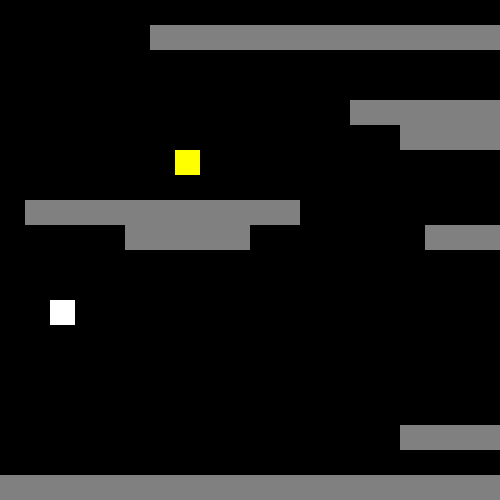
Frame 1 (no input)
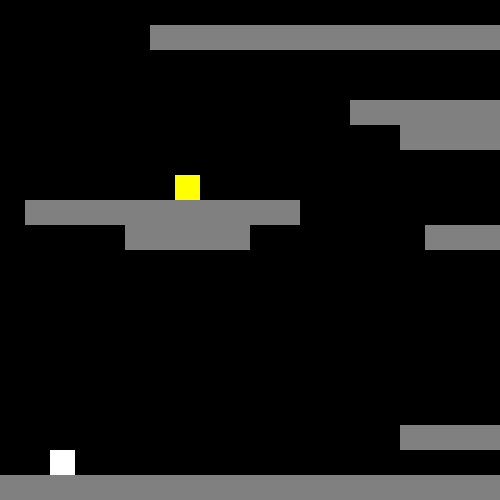
Frame 60 (no input)
Frame 120 (the mouse pressed at the canvas centre since frame 60): identical to frame 60, image omitted

The p5.js sketch that drew these frames (run headless with seeded random() and noise() and a simulated clock; from frame 60 on, the mouse is pressed at the canvas centre):

// p5.js sketch
// ── sketch.js
var dot;
var candy;
var grid;
var maze;

var candyP;
var candyCount = 0;

function setup() {
  var scale = 25;
  createCanvas(500,500);

  frameRate(20);

  maze = new Maze(width,height,scale);
  grid = new Grid(width,height,scale);

  dot = getDotRandom(scale);

  candy = getDotRandom(scale);
  candy.color = "yellow";
  candyP = createP("Score: " + candyCount);
  console.log(candyP);
}

function draw() {
  background(0);
  handleGravity();
  drawGrid();
  handleKeyIsDown();
  candyP.html("Score: " + candyCount);
}

function handleGravity() {
  if (frameCount % 5 == 0) {
    if (!maze.includes(dot.x, dot.y + maze.scale)) {
      dot.down();
    }

    if (!maze.includes(candy.x, candy.y + maze.scale)) {
      candy.down();
    }
  }
}

function drawGrid() {
  grid.clear();

  drawMaze();

  if (maze.includes(dot.x, dot.y)) {
    dot.kill();
    candyCount = 0;
  }

  if (dot.x == candy.x && dot.y == candy.y) {
    dot.color = "green";
    dot.isAlive = true;
    candy = getDotRandom(maze.scale);
    candy.color = "yellow";
    candyCount++;
  }

  grid.fill(dot.x, dot.y, dot.getColor());
  grid.fill(candy.x, candy.y, candy.getColor());

  grid.show();
}

function drawMaze() {
  for (var i = 0; i < maze.cells.length; i++) {
    var cell = maze.cells[i];
    grid.fill(cell.x, cell.y, "grey");
  }
}

function getDotRandom(scale) {
  //make values a multiple of scale
  var randomX = floor(random(scale,width-scale));
  randomX = randomX - (randomX % scale);
  var randomY = floor(random(scale,height-scale));
  randomY = randomY - (randomY % scale);

  var result = new Dot(randomX,randomY,scale);

  if (maze.includes(result.x, result.y)) {
    return getDotRandom(scale);
  }

  return result;
}

function handleKeyIsDown() {
  if (keyIsDown(LEFT_ARROW) && !maze.includes(dot.x - maze.scale, dot.y)) {
    dot.left();
  }

  if (keyIsDown(RIGHT_ARROW) && !maze.includes(dot.x + maze.scale, dot.y)) {
    dot.right();
  }

  if (keyIsDown(DOWN_ARROW) && !maze.includes(dot.x, dot.y + maze.scale)) {
    dot.down();
  }
}

function keyPressed() {
  var arrowKeyCodes = [37,38,39,40];

  if (dot.isAlive && dot.getColor() == "green") {
    dot.color = "";
  }

  // if (keyCode == LEFT_ARROW && !maze.includes(dot.x - maze.scale, dot.y)) {
  //   dot.left();
  // }
  //
  // if (keyCode == RIGHT_ARROW && !maze.includes(dot.x + maze.scale, dot.y)) {
  //   dot.right();
  // }
  //
  // if (keyCode == DOWN_ARROW && !maze.includes(dot.x, dot.y + maze.scale)) {
  //   dot.down();
  // }

  if (keyCode == UP_ARROW && !maze.includes(dot.x, dot.y - maze.scale)) {
    dot.up();
    dot.up();
  }

  // if (arrowKeyCodes.includes(keyCode)) {
  //   dot.move(keyCode);
  // }

  if (keyCode == 32) { //space
    dot.jump();
  }
}

// ── cell.js
function Cell(x,y,size) {
  this.x = x;
  this.y = y;
  this.size = size;

  this.color = 255;
  this.border = 255;
  this.fill = false;
  this.stroke = false;

  this.show = function () {
    if (!this.stroke) {
      noStroke();
    } else {
      stroke(this.border);
    }

    if (!this.fill) {
      noFill();
    } else {
      fill(this.color);
    }

    rect(this.x,this.y,this.size,this.size);

  }
}

// ── dot.js
function Dot (x, y, scale) {
  this.x = x;
  this.y = y;
  this.scale = scale;
  this.isAlive = true;

  this.getColor = function () {
    if (this.color) {
      return this.color;
    } else if (this.isAlive) {
      return 255;
    } else {
      return "red";
    }
  }

  this.show = function () {
    fill(this.getColor());
    var halfScale = floor(this.scale / 2);
    rect(this.x - halfScale, this.y - halfScale, this.scale, this.scale);
  }

  this.kill = function () {
    this.isAlive = false;
  }

  this.move = function (keyCode) {
    switch (keyCode) {
      case UP_ARROW:
        this.up();
        break;
      case DOWN_ARROW:
        this.down();
        break;
      case RIGHT_ARROW:
        this.right();
        break;
      case LEFT_ARROW:
        this.left();
        break;
      default:
        console.log(keyCode.toString() + " is not a valid move argument for dot");
        break;
    }
  }

  this.up = function () {
    this.y -= this.scale;
  }

  this.down = function () {
    this.y += this.scale;
  }

  this.right = function () {
    this.x += this.scale;
  }

  this.left = function () {
    this.x -= this.scale;
  }

  this.jump = function () {
    this.y -= this.scale*3;
  }
}

// ── grid.js
function Grid (width, height, cellSize) {
  this.width = width;
  this.height = height;

  if (cellSize) {
    this.cellSize = cellSize;
  } else {
    this.cellSize = 10;
  }

  this.cells = [];

  this.generateCells = function () {
    var rows = floor(height/cellSize);
    var cols = floor(width/cellSize);
    for (var y = 0; y < rows; y++) {
      for (var x = 0; x < cols; x++) {
        var cell = new Cell(x*this.cellSize,y*this.cellSize,this.cellSize);
        this.cells.push(cell);
      }
    }
  }

  this.generateCells();

  this.clear = function () {
    for (var i = 0; i < this.cells.length; i++) {
      var cell = this.cells[i];
      cell.color = 255;
      cell.fill = false;
    }
  }

  this.fill = function (x,y,color) {
    for (var i = 0; i < this.cells.length; i++) {
      var cell = this.cells[i];
      if (cell.x == x && cell.y == y) {
        if (color) {
          cell.color = color;
        }
        cell.fill = true;
      }
    }
  }

  this.show = function () {
    for (var i = 0; i < this.cells.length; i++) {
      this.cells[i].show();
    }
  }
}

// ── maze.js
function Maze (width, height, scale) {
  this.width = width;
  this.height = height;
  this.scale = scale;
  this.cells = [];

  this.generate = function () {
    //put cells across bottom
    for (var x = 0; x < floor(width/this.scale); x++) {
      var cell = new Cell(x*this.scale,this.height-this.scale,this.scale);
      this.cells.push(cell);
    }

    var totalWalls = this.scale * 3;

    var previousWalls = [];
    var vertical = false;
    var pwTotalLength = 10;

    for (var i = 0; i < totalWalls; i++) {
      var pwl = previousWalls.length;
      if (pwl >= pwTotalLength) {
        previousWalls = [];
        pwl = 0;
        pwTotalLength = floor(random(3,15));
        if (random(0,1) > 0.5) {
          //vertical = true;
        } else {
          vertical = false;
        }
      }

      if (pwl === 0) {
        var x = floor(random(0,floor(this.width/this.scale)));
        var y = floor(random(0,floor(this.height/this.scale)));
        var cell = new Cell(x*this.scale,y*this.scale,this.scale);
        this.cells.push(cell);
        previousWalls.push(cell);
      } else {
        var x = previousWalls[pwl-1].x;
        var y = previousWalls[pwl-1].y;
        var cell = new Cell(x,y,this.scale);
        if (vertical) {
          cell.y += this.scale;
        } else {
          cell.x += this.scale;
        }
        this.cells.push(cell);
        previousWalls.push(cell);
      }
    }
  }

  this.generate();

  this.includes = function (x, y) {
    var result = false;
    for (var i = 0; i < this.cells.length; i++) {
      var cell = this.cells[i];
      //pythagoras theorem
      var a = cell.x - x
      var b = cell.y - y
      var c = Math.sqrt((a*a)+(b*b));

      if (c < this.scale) {
        result = true;
      }
    }

    return result;
  }

  this.show = function () {
    fill(255);
    for (var i = 0; i < this.cells.length; i++) {
      rect(this.cells[i].x, this.cells[i].y, this.scale, this.scale);
    }
  }
}
